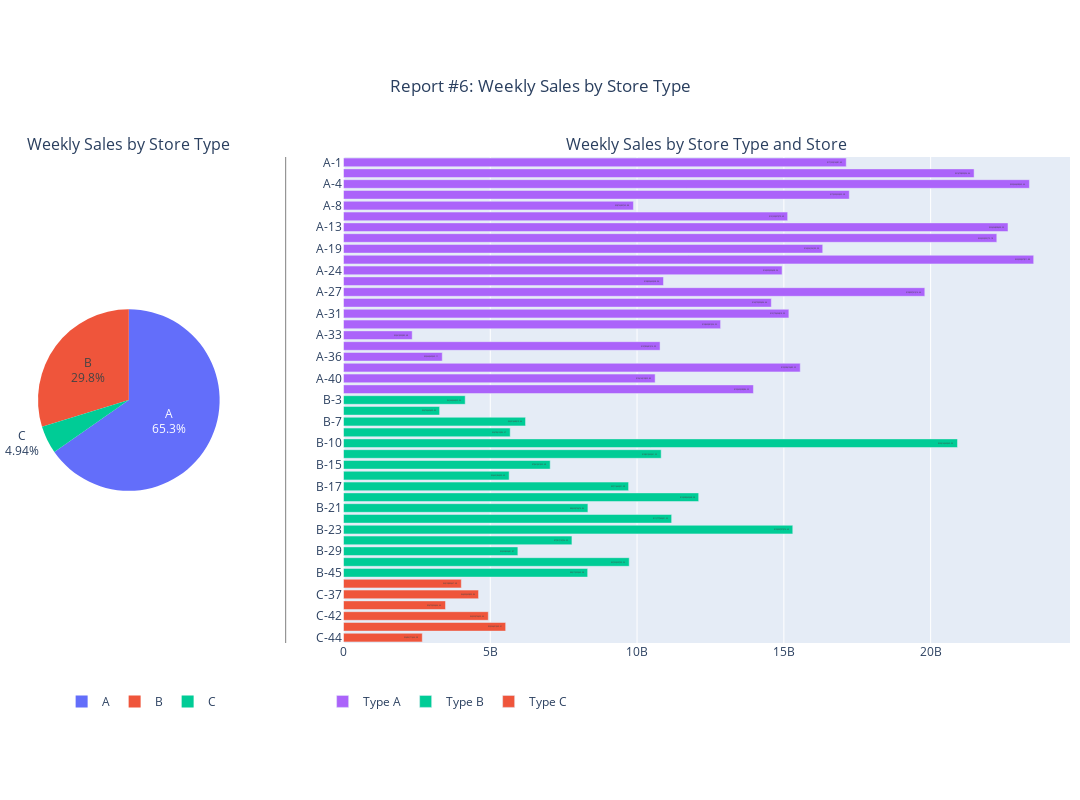

The code cell stored with this chart in its notebook:
### Code cell
# Let's combine the pie chart and the horizontal grouped bar chart into single dashboard
# type of presentation. 

# First, let's layout the overall container for the charts
fig = make_subplots(
    rows=1,
    cols=2,
    specs=[[
        {'type': 'domain'}, # row 1: pie chart
        {'type': 'xy'}      # row 1: bar chart
    ]],
    shared_xaxes=False,
    horizontal_spacing=0.12,  # The space between the rows
    column_widths=[0.20, 0.80],
    # row_heights=[0.6, 0.4],
    subplot_titles=("Weekly Sales by Store Type", "Weekly Sales by Store Type and Store")
)

# Next, let's add the pie chart to the first cell in row 1
fig.add_trace(
    go.Pie(
        labels=df['store_type'],
        values=df['total_sales'],
        textinfo='label+percent',
        hovertemplate='Store Type: ${label]<br>Sales: %{value:$,.2f}<extra></extra>',
        legendrank=1  # Specifically start the legend position at 1
    ),
    row=1,
    col=1
)


# Now add the horizontal grouped bar chart

# Loop through each store type and add bars for its store_ids
store_types = df_salesbystore['store_type'].unique()  # ['A', 'B', 'C']

# Reverse the list of store_types to show A-B-C top-down on the chart
store_types = store_types[::-1]

# By reversing the order in which the bar charts are rendered, the legend
# will also be reversed.  We need to fix that by creating a dictionary of
# store types with the order we want, then feed it into the add_trace
# method so it is created in the desired order.
# Create the dictionary with the store_type as the key and the overall sort 
# order position as the value
legend_ranks = {'A':4, 'B':5, 'C':6}

for store_type in store_types:
    df_sub = df_salesbystore[df_salesbystore['store_type'] == store_type]
    # Each go.Bar() trace = one group of bars for a given store type (A, B, C)
    fig.add_trace(
        go.Bar(
            x=df_sub['total_sales'],
            y=[f"{store_type}-{sid}" for sid in df_sub['store_id']],
            name=f"Type {store_type}",
            orientation='h',
            text=df_sub['total_sales'].map("${:,.2f}".format),
            textposition='auto',
            hovertemplate='Store ID: %{y}<br>Total Sales: %{x:$,.2f}<extra></extra>',
            legendrank=legend_ranks[store_type]  # Set the specific overall legend rank
        ),
        row=1,
        col=2
    )

fig.add_trace(
    go.Scatter(
        x=[None],  # No data shown
        y=[None],
        mode='none',
        name="                   ",  # A blank name gives a visual gap
        showlegend=True,
        legendrank=3.5  # between pie (1–3) and bars (4–6)
    ),
    row=1,
    col=2  # or wherever it's needed — it won't actually render
)



# Update layout
fig.update_layout(
    title=dict(
        text="Report #6: Weekly Sales by Store Type",
        y=0.9,
        x=0.5,  # Center
        xanchor='center',
        yanchor='top'
    ),
    margin=dict(
        l=10, 
        r=10, 
        t=0, 
        b=10
    ),  # reduce the left/right margin a bit to help with horizontal scrolling
    width=1080,
    height=800,
    showlegend=True,
    legend=dict(
        orientation="h",
        yanchor="bottom",
        y=-0.15,
        xanchor="center",
        x=0.27
    )
)

fig.add_shape(
    type="line",
    x0=0.24, x1=0.24,
    y0=0, y1=1,
    xref="paper", yref="paper",
    line=dict(color="grey", width=1),
    layer="below"
)


fig.show()

### Figure 1 — Plotly figure (JSON) as saved in the notebook; plotly's stock layout.template omitted (floating-point values rounded to 4 significant figures)
{"data": [{"domain": {"x": [0, 0.176], "y": [0, 1]}, "hovertemplate": "Store Type: ${label]<br>Sales: %{value:$,.2f}<extra></extra>", "labels": ["A", "B", "C"], "legendrank": 1, "textinfo": "label+percent", "type": "pie", "values": [333800000000.0, 152100000000.0, 25230000000.0]}, {"hovertemplate": "Store ID: %{y}<br>Total Sales: %{x:$,.2f}<extra></extra>", "legendrank": 6, "name": "Type C", "orientation": "h", "text": ["$2,684,171,446.08", "$5,524,491,560.01", "$4,933,076,650.66", "$3,475,056,464.46", "$4,600,569,899.84", "$4,013,880,647.68"], "textposition": "auto", "type": "bar", "x": [2684000000.0, 5524000000.0, 4933000000.0, 3475000000.0, 4601000000.0, 4014000000.0], "xaxis": "x", "y": ["C-44", "C-43", "C-42", "C-38", "C-37", "C-30"], "yaxis": "y"}, {"hovertemplate": "Store ID: %{y}<br>Total Sales: %{x:$,.2f}<extra></extra>", "legendrank": 5, "name": "Type B", "orientation": "h", "text": ["$8,317,255,265.08", "$9,732,529,733.92", "$5,939,899,681.87", "$7,781,710,796.09", "$15,303,797,574.45", "$11,177,749,291.32", "$8,325,076,676.84", "$12,098,949,268.38", "$9,711,442,551.08", "$5,643,184,330.40", "$7,041,561,029.68", "$10,821,542,261.25", "$20,914,563,969.53", "$5,678,612,986.27", "$6,201,468,910.64", "$3,274,249,600.80", "$4,146,244,925.04"], "textposition": "auto", "type": "bar", "x": [8317000000.0, 9733000000.0, 5940000000.0, 7782000000.0, 15300000000.0, 11180000000.0, 8325000000.0, 12100000000.0, 9711000000.0, 5643000000.0, 7042000000.0, 10820000000.0, 20910000000.0, 5679000000.0, 6201000000.0, 3274000000.0, 4146000000.0], "xaxis": "x", "y": ["B-45", "B-35", "B-29", "B-25", "B-23", "B-22", "B-21", "B-18", "B-17", "B-16", "B-15", "B-12", "B-10", "B-9", "B-7", "B-5", "B-3"], "yaxis": "y"}, {"hovertemplate": "Store ID: %{y}<br>Total Sales: %{x:$,.2f}<extra></extra>", "legendrank": 4, "name": "Type A", "orientation": "h", "text": ["$13,963,328,986.53", "$10,616,013,853.83", "$15,558,415,685.25", "$3,364,969,543.11", "$10,783,481,514.00", "$2,341,093,983.48", "$12,845,081,954.32", "$15,170,656,818.00", "$14,573,303,404.66", "$19,800,761,516.64", "$10,899,645,928.04", "$14,939,233,638.56", "$23,509,027,811.88", "$16,324,154,105.90", "$22,252,993,173.18", "$22,634,898,600.20", "$15,129,097,370.40", "$9,876,289,765.88", "$17,229,222,059.28", "$23,364,428,363.64", "$21,479,830,396.44", "$17,125,016,281.45"], "textposition": "auto", "type": "bar", "x": [13960000000.0, 10620000000.0, 15560000000.0, 3365000000.0, 10780000000.0, 2341000000.0, 12850000000.0, 15170000000.0, 14570000000.0, 19800000000.0, 10900000000.0, 14940000000.0, 23510000000.0, 16320000000.0, 22250000000.0, 22630000000.0, 15130000000.0, 9876000000.0, 17230000000.0, 23360000000.0, 21480000000.0, 17130000000.0], "xaxis": "x", "y": ["A-41", "A-40", "A-39", "A-36", "A-34", "A-33", "A-32", "A-31", "A-28", "A-27", "A-26", "A-24", "A-20", "A-19", "A-14", "A-13", "A-11", "A-8", "A-6", "A-4", "A-2", "A-1"], "yaxis": "y"}, {"legendrank": 3.5, "mode": "none", "name": "                   ", "showlegend": true, "type": "scatter", "x": [null], "xaxis": "x", "y": [null], "yaxis": "y"}], "layout": {"annotations": [{"font": {"size": 16}, "showarrow": false, "text": "Weekly Sales by Store Type", "x": 0.088, "xanchor": "center", "xref": "paper", "y": 1, "yanchor": "bottom", "yref": "paper"}, {"font": {"size": 16}, "showarrow": false, "text": "Weekly Sales by Store Type and Store", "x": 0.648, "xanchor": "center", "xref": "paper", "y": 1, "yanchor": "bottom", "yref": "paper"}], "height": 800, "legend": {"orientation": "h", "x": 0.27, "xanchor": "center", "y": -0.15, "yanchor": "bottom"}, "margin": {"b": 10, "l": 10, "r": 10, "t": 0}, "shapes": [{"layer": "below", "line": {"color": "grey", "width": 1}, "type": "line", "x0": 0.24, "x1": 0.24, "xref": "paper", "y0": 0, "y1": 1, "yref": "paper"}], "showlegend": true, "title": {"text": "Report #6: Weekly Sales by Store Type", "x": 0.5, "xanchor": "center", "y": 0.9, "yanchor": "top"}, "width": 1080, "xaxis": {"anchor": "y", "domain": [0.296, 1]}, "yaxis": {"anchor": "x", "domain": [0, 1]}}}
